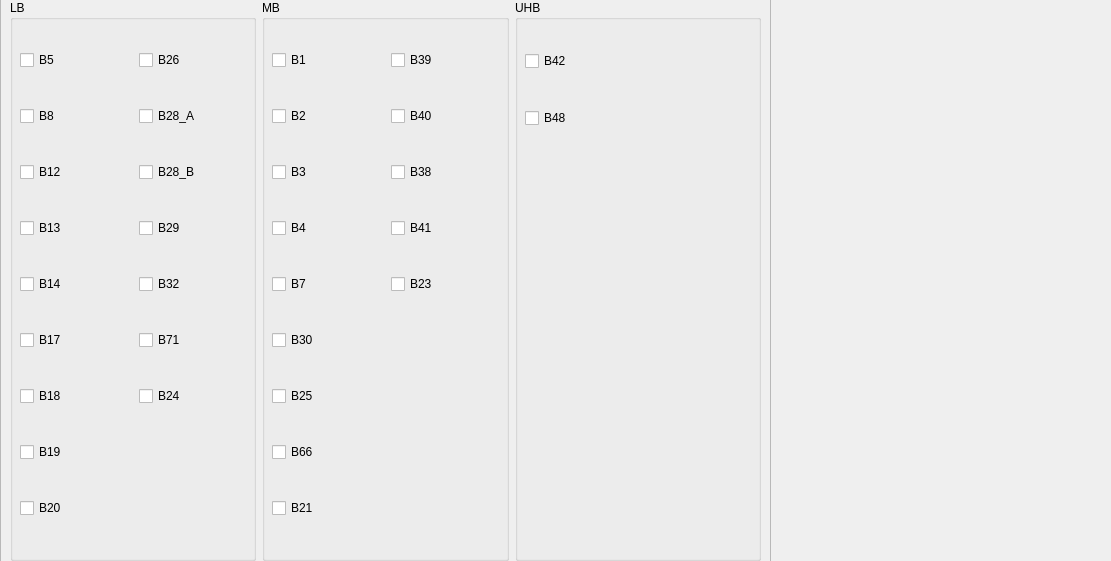
      <widget class="QWidget" name="page_lte">
       <property name="geometry">
        <rect>
         <x>0</x>
         <y>0</y>
         <width>1111</width>
         <height>561</height>
        </rect>
       </property>
       <attribute name="label">
        <string>LTE</string>
       </attribute>
       <widget class="QFrame" name="frame_band_lte">
        <property name="geometry">
         <rect>
          <x>0</x>
          <y>-10</y>
          <width>771</width>
          <height>581</height>
         </rect>
        </property>
        <property name="frameShape">
         <enum>QFrame::StyledPanel</enum>
        </property>
        <property name="frameShadow">
         <enum>QFrame::Raised</enum>
        </property>
        <layout class="QHBoxLayout" name="horizontalLayout_2">
         <item>
          <widget class="QGroupBox" name="groupBox_lb_lte">
           <property name="title">
            <string>LB</string>
           </property>
           <widget class="QWidget" name="layoutWidget">
            <property name="geometry">
             <rect>
              <x>10</x>
              <y>20</y>
              <width>231</width>
              <height>531</height>
             </rect>
            </property>
            <layout class="QGridLayout" name="gridLayout_10">
             <item row="0" column="0">
              <widget class="QCheckBox" name="b5_lte">
               <property name="text">
                <string>B5</string>
               </property>
              </widget>
             </item>
             <item row="0" column="1">
              <widget class="QCheckBox" name="b26_lte">
               <property name="text">
                <string>B26</string>
               </property>
              </widget>
             </item>
             <item row="1" column="0">
              <widget class="QCheckBox" name="b8_lte">
               <property name="text">
                <string>B8</string>
               </property>
              </widget>
             </item>
             <item row="1" column="1">
              <widget class="QCheckBox" name="b28_a_lte">
               <property name="enabled">
                <bool>true</bool>
               </property>
               <property name="statusTip">
                <string/>
               </property>
               <property name="text">
                <string>B28_A</string>
               </property>
               <property name="checkable">
                <bool>true</bool>
               </property>
               <property name="checked">
                <bool>false</bool>
               </property>
              </widget>
             </item>
             <item row="2" column="0">
              <widget class="QCheckBox" name="b12_lte">
               <property name="text">
                <string>B12</string>
               </property>
              </widget>
             </item>
             <item row="2" column="1">
              <widget class="QCheckBox" name="b28_b_lte">
               <property name="text">
                <string>B28_B</string>
               </property>
               <property name="checked">
                <bool>false</bool>
               </property>
              </widget>
             </item>
             <item row="3" column="0">
              <widget class="QCheckBox" name="b13_lte">
               <property name="text">
                <string>B13</string>
               </property>
              </widget>
             </item>
             <item row="3" column="1">
              <widget class="QCheckBox" name="b29_lte">
               <property name="text">
                <string>B29</string>
               </property>
              </widget>
             </item>
             <item row="4" column="0">
              <widget class="QCheckBox" name="b14_lte">
               <property name="text">
                <string>B14</string>
               </property>
              </widget>
             </item>
             <item row="4" column="1">
              <widget class="QCheckBox" name="b32_lte">
               <property name="text">
                <string>B32</string>
               </property>
              </widget>
             </item>
             <item row="5" column="0">
              <widget class="QCheckBox" name="b17_lte">
               <property name="text">
                <string>B17</string>
               </property>
              </widget>
             </item>
             <item row="5" column="1">
              <widget class="QCheckBox" name="b71_lte">
               <property name="text">
                <string>B71</string>
               </property>
              </widget>
             </item>
             <item row="6" column="0">
              <widget class="QCheckBox" name="b18_lte">
               <property name="text">
                <string>B18</string>
               </property>
              </widget>
             </item>
             <item row="7" column="0">
              <widget class="QCheckBox" name="b19_lte">
               <property name="text">
                <string>B19</string>
               </property>
              </widget>
             </item>
             <item row="8" column="0">
              <widget class="QCheckBox" name="b20_lte">
               <property name="text">
                <string>B20</string>
               </property>
              </widget>
             </item>
             <item row="6" column="1">
              <widget class="QCheckBox" name="b24_lte">
               <property name="text">
                <string>B24</string>
               </property>
              </widget>
             </item>
            </layout>
           </widget>
          </widget>
         </item>
         <item>
          <widget class="QGroupBox" name="groupBox_mb_lte">
           <property name="title">
            <string>MB</string>
           </property>
           <widget class="QWidget" name="layoutWidget_4">
            <property name="geometry">
             <rect>
              <x>10</x>
              <y>20</y>
              <width>231</width>
              <height>531</height>
             </rect>
            </property>
            <layout class="QGridLayout" name="gridLayout_11">
             <item row="2" column="1">
              <widget class="QCheckBox" name="b38_lte">
               <property name="text">
                <string>B38</string>
               </property>
              </widget>
             </item>
             <item row="0" column="1">
              <widget class="QCheckBox" name="b39_lte">
               <property name="enabled">
                <bool>true</bool>
               </property>
               <property name="statusTip">
                <string/>
               </property>
               <property name="text">
                <string>B39</string>
               </property>
               <property name="checkable">
                <bool>true</bool>
               </property>
               <property name="checked">
                <bool>false</bool>
               </property>
              </widget>
             </item>
             <item row="7" column="0">
              <widget class="QCheckBox" name="b66_lte">
               <property name="text">
                <string>B66</string>
               </property>
              </widget>
             </item>
             <item row="8" column="0">
              <widget class="QCheckBox" name="b21_lte">
               <property name="text">
                <string>B21</string>
               </property>
              </widget>
             </item>
             <item row="4" column="0">
              <widget class="QCheckBox" name="b7_lte">
               <property name="text">
                <string>B7</string>
               </property>
              </widget>
             </item>
             <item row="6" column="0">
              <widget class="QCheckBox" name="b25_lte">
               <property name="text">
                <string>B25</string>
               </property>
              </widget>
             </item>
             <item row="0" column="0">
              <widget class="QCheckBox" name="b1_lte">
               <property name="text">
                <string>B1</string>
               </property>
              </widget>
             </item>
             <item row="1" column="0">
              <widget class="QCheckBox" name="b2_lte">
               <property name="text">
                <string>B2</string>
               </property>
              </widget>
             </item>
             <item row="1" column="1">
              <widget class="QCheckBox" name="b40_lte">
               <property name="text">
                <string>B40</string>
               </property>
               <property name="checked">
                <bool>false</bool>
               </property>
              </widget>
             </item>
             <item row="3" column="1">
              <widget class="QCheckBox" name="b41_lte">
               <property name="text">
                <string>B41</string>
               </property>
              </widget>
             </item>
             <item row="5" column="0">
              <widget class="QCheckBox" name="b30_lte">
               <property name="text">
                <string>B30</string>
               </property>
              </widget>
             </item>
             <item row="2" column="0">
              <widget class="QCheckBox" name="b3_lte">
               <property name="text">
                <string>B3</string>
               </property>
              </widget>
             </item>
             <item row="4" column="1">
              <widget class="QCheckBox" name="b23_lte">
               <property name="text">
                <string>B23</string>
               </property>
              </widget>
             </item>
             <item row="3" column="0">
              <widget class="QCheckBox" name="b4_lte">
               <property name="text">
                <string>B4</string>
               </property>
              </widget>
             </item>
            </layout>
           </widget>
          </widget>
         </item>
         <item>
          <widget class="QGroupBox" name="groupBox_uhb_lte">
           <property name="title">
            <string>UHB</string>
           </property>
           <widget class="QWidget" name="layoutWidget_5">
            <property name="geometry">
             <rect>
              <x>10</x>
              <y>20</y>
              <width>231</width>
              <height>141</height>
             </rect>
            </property>
            <layout class="QGridLayout" name="gridLayout_12">
             <item row="1" column="0">
              <widget class="QCheckBox" name="n3_nr_8">
               <property name="text">
                <string>B48</string>
               </property>
              </widget>
             </item>
             <item row="0" column="0">
              <widget class="QCheckBox" name="b42_lte">
               <property name="text">
                <string>B42</string>
               </property>
              </widget>
             </item>
            </layout>
           </widget>
          </widget>
         </item>
        </layout>
       </widget>
      </widget>
